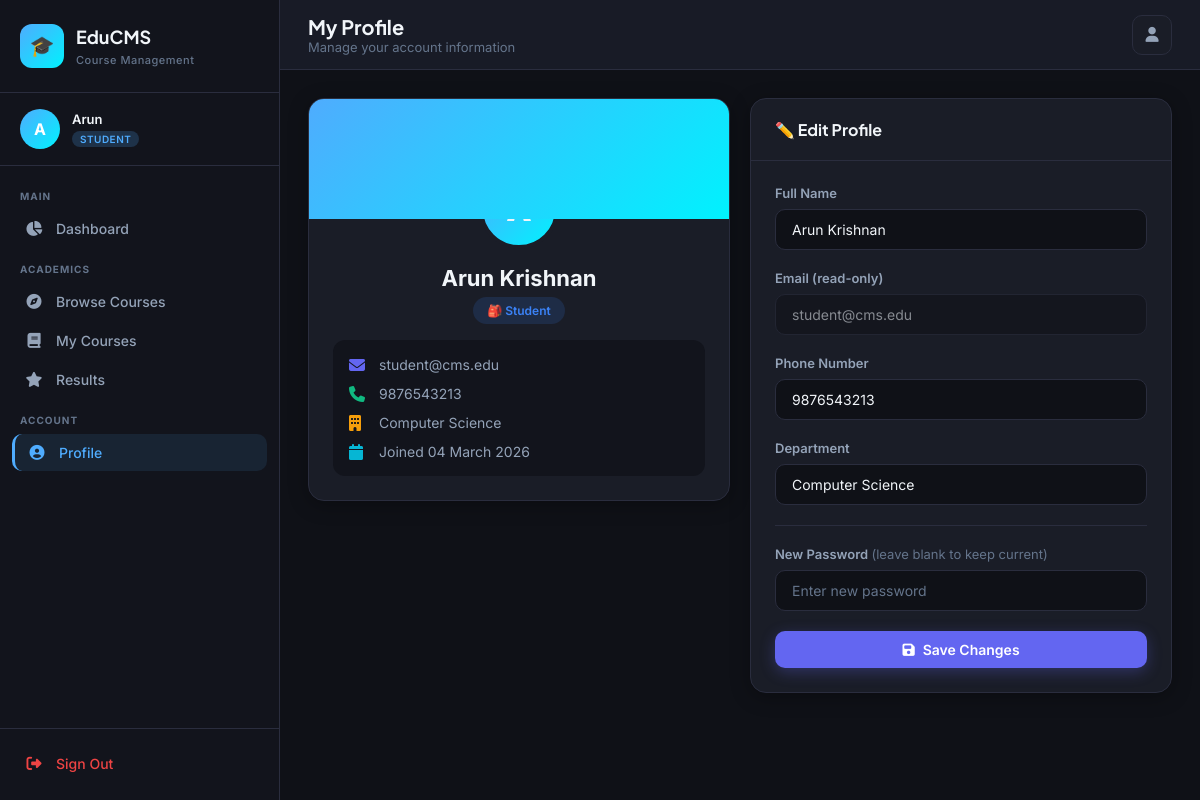
Page /profile (signed in) on the committed database.
### app.py (models this page shows)
class User(UserMixin, db.Model):
    __tablename__ = 'users'
    id = db.Column(db.Integer, primary_key=True)
    name = db.Column(db.String(100), nullable=False)
    email = db.Column(db.String(120), unique=True, nullable=False)
    password = db.Column(db.String(200), nullable=False)
    role = db.Column(db.String(20), nullable=False, default='student')  # admin/faculty/student
    phone = db.Column(db.String(20))
    department = db.Column(db.String(100))
    profile_pic = db.Column(db.String(200), default='default.png')
    is_active_account = db.Column(db.Boolean, default=True)
    created_at = db.Column(db.DateTime, default=datetime.utcnow)
    courses_taught = db.relationship('Course', backref='faculty', lazy=True, foreign_keys='Course.faculty_id')
    enrollments = db.relationship('Enrollment', backref='student', lazy=True, foreign_keys='Enrollment.student_id')

### app.py (the view, shortened to what this page needs)
@app.route('/profile', methods=['GET', 'POST'])
@login_required
def profile():
    return render_template('profile.html')

### app.py (called while the page is built)
@login_manager.user_loader
def load_user(user_id):
    return User.query.get(int(user_id))

@app.context_processor
def inject_now():
    return {'now': datetime.utcnow().date()}

### templates/profile.html (shortened to what this page needs)
{% extends "base.html" %}
{% block page_title %}My Profile{% endblock %}
{% block page_subtitle %}Manage your account information{% endblock %}
{% block content %}
<div class="grid-2" style="align-items:start">
    <div class="card">
        <div style="height:120px;background:{% if current_user.role == 'admin' %}linear-gradient(135deg,#667eea,#764ba2){% elif current_user.role == 'faculty' %}linear-gradient(135deg,#f093fb,#f5576c){% else %}linear-gradient(135deg,#4facfe,#00f2fe){% endif %};position:relative">
        </div>
        <div class="card-body" style="text-align:center;padding-top:0;margin-top:-50px">
            <div style="width:80px;height:80px;border-radius:50%;border:4px solid #1a1d27;
                background:{% if current_user.role == 'admin' %}linear-gradient(135deg,#667eea,#764ba2){% elif current_user.role == 'faculty' %}linear-gradient(135deg,#f093fb,#f5576c){% else %}linear-gradient(135deg,#4facfe,#00f2fe){% endif %};
                display:flex;align-items:center;justify-content:center;font-size:32px;font-weight:900;margin:0 auto 16px">
                {{ current_user.name[0].upper() }}
            </div>
            <h2 style="font-size:22px;font-weight:700;color:#f1f5f9;margin-bottom:6px">{{ current_user.name }}</h2>
            <div style="margin-bottom:16px">
                <span class="badge badge-{% if current_user.role == 'admin' %}primary{% elif current_user.role == 'faculty' %}warning{% else %}info{% endif %}" style="font-size:12px;padding:6px 14px">
                    {% if current_user.role == 'admin' %}👑 Administrator
                    {% elif current_user.role == 'faculty' %}👨‍🏫 Faculty Member
                    {% else %}🎒 Student
                    {% endif %}
                </span>
            </div>
            <div style="display:flex;flex-direction:column;gap:12px;text-align:left;padding:16px;background:#12141c;border-radius:12px">
                <div style="display:flex;align-items:center;gap:12px">
                    <i class="fas fa-envelope" style="width:18px;color:#6366f1"></i>
                    <span style="font-size:14px;color:#94a3b8">{{ current_user.email }}</span>
                </div>
                {% if current_user.phone %}
                <div style="display:flex;align-items:center;gap:12px">
                    <i class="fas fa-phone" style="width:18px;color:#10b981"></i>
                    <span style="font-size:14px;color:#94a3b8">{{ current_user.phone }}</span>
                </div>
                {% endif %}
                {% if current_user.department %}
                <div style="display:flex;align-items:center;gap:12px">
                    <i class="fas fa-building" style="width:18px;color:#f59e0b"></i>
                    <span style="font-size:14px;color:#94a3b8">{{ current_user.department }}</span>
                </div>
                {% endif %}
                <div style="display:flex;align-items:center;gap:12px">
                    <i class="fas fa-calendar" style="width:18px;color:#06b6d4"></i>
                    <span style="font-size:14px;color:#94a3b8">Joined {{ current_user.created_at.strftime('%d %B %Y') }}</span>
                </div>
            </div>
        </div>
    </div>
    <div class="card">
        <div class="card-header"><span class="card-title">✏️ Edit Profile</span></div>
        <div class="card-body">
            <form method="POST" action="/profile">
                <div class="form-group">
                    <label class="form-label">Full Name</label>
                    <input type="text" name="name" class="form-control" value="{{ current_user.name }}" required>
                </div>
                <div class="form-group">
                    <label class="form-label">Email (read-only)</label>
                    <input type="email" class="form-control" value="{{ current_user.email }}" readonly style="opacity:0.5;cursor:not-allowed">
                </div>
                <div class="form-group">
                    <label class="form-label">Phone Number</label>
                    <input type="text" name="phone" class="form-control" value="{{ current_user.phone or '' }}" placeholder="10-digit number">
                </div>
                <div class="form-group">
                    <label class="form-label">Department</label>
                    <input type="text" name="department" class="form-control" value="{{ current_user.department or '' }}" placeholder="Your department">
                </div>
                <div style="border-top:1px solid #2a2d3e;padding-top:20px;margin-top:4px">
                    <div class="form-group">
                        <label class="form-label">New Password <span style="color:#64748b;font-weight:400">(leave blank to keep current)</span></label>
                        <input type="password" name="new_password" class="form-control" placeholder="Enter new password">
                    </div>
                </div>
                <button type="submit" class="btn btn-primary w-full" style="justify-content:center">
                    <i class="fas fa-save"></i> Save Changes
                </button>
            </form>
        </div>
    </div>
</div>
{% endblock %}

### templates/base.html (shortened to what this page needs)
<!DOCTYPE html>
<html lang="en">
<head>
    <link rel="stylesheet" href="https://cdnjs.cloudflare.com/ajax/libs/font-awesome/6.5.0/css/all.min.css">
</head>
<body>
{% if current_user.is_authenticated %}
<aside class="sidebar" id="sidebar">
    <div class="sidebar-brand">
        <div class="brand-icon">🎓</div>
        <div class="brand-text">
            <h1>EduCMS</h1>
            <span>Course Management</span>
        </div>
    </div>
    <div class="sidebar-user">
        <div class="user-avatar" style="background:
            {% if current_user.role == 'admin' %}var(--admin-gradient)
            {% elif current_user.role == 'faculty' %}var(--faculty-gradient)
            {% else %}var(--student-gradient){% endif %}">
            {{ current_user.name[0].upper() }}
        </div>
        <div class="user-info">
            <h4>{{ current_user.name.split(' ')[0] }}</h4>
            <span class="role-badge badge-{{ current_user.role }}">{{ current_user.role }}</span>
        </div>
    </div>
    <nav class="sidebar-nav">
        {% if current_user.role == 'admin' %}
        <div class="nav-section">
            <div class="nav-section-label">Main</div>
            <a href="/admin/dashboard" class="nav-item {% if request.path == '/admin/dashboard' %}active{% endif %}">
                <i class="fas fa-chart-pie"></i> Dashboard
            </a>
        </div>
        <div class="nav-section">
            <div class="nav-section-label">Management</div>
            <a href="/admin/courses" class="nav-item {% if '/admin/courses' in request.path %}active{% endif %}">
                <i class="fas fa-book-open"></i> Courses
            </a>
            <a href="/admin/users" class="nav-item {% if '/admin/users' in request.path %}active{% endif %}">
                <i class="fas fa-users"></i> Users
            </a>
            <a href="/admin/enrollments" class="nav-item {% if '/admin/enrollments' in request.path %}active{% endif %}">
                <i class="fas fa-user-check"></i> Enrollments
            </a>
        </div>
        <div class="nav-section">
            <div class="nav-section-label">Communication</div>
            <a href="/admin/announcements" class="nav-item {% if '/admin/announcements' in request.path %}active{% endif %}">
                <i class="fas fa-bullhorn"></i> Announcements
            </a>
            <a href="/admin/reports" class="nav-item {% if '/admin/reports' in request.path %}active{% endif %}">
                <i class="fas fa-chart-bar"></i> Reports
            </a>
        </div>
        {% elif current_user.role == 'student' %}
        <div class="nav-section">
            <div class="nav-section-label">Main</div>
            <a href="/student/dashboard" class="nav-item {% if request.path == '/student/dashboard' %}active{% endif %}">
                <i class="fas fa-chart-pie"></i> Dashboard
            </a>
        </div>
        <div class="nav-section">
            <div class="nav-section-label">Academics</div>
            <a href="/student/courses" class="nav-item {% if request.path == '/student/courses' %}active{% endif %}">
                <i class="fas fa-compass"></i> Browse Courses
            </a>
            <a href="/student/my-courses" class="nav-item {% if '/student/my-courses' in request.path %}active{% endif %}">
                <i class="fas fa-book"></i> My Courses
            </a>
            <a href="/student/results" class="nav-item {% if '/student/results' in request.path %}active{% endif %}">
                <i class="fas fa-star"></i> Results
            </a>
        </div>
        {% endif %}
        <div class="nav-section">
            <div class="nav-section-label">Account</div>
            <a href="/profile" class="nav-item {% if request.path == '/profile' %}active{% endif %}">
                <i class="fas fa-user-circle"></i> Profile
            </a>
        </div>
    </nav>
    <div class="sidebar-footer">
        <a href="/logout" class="nav-item" style="color: #ef4444;">
            <i class="fas fa-sign-out-alt"></i> Sign Out
        </a>
    </div>
</aside>
<main class="main-content">
    <header class="header">
        <div class="header-left">
            <div>
                <div class="page-title">{% block page_title %}Dashboard{% endblock %}</div>
                <div class="page-subtitle">{% block page_subtitle %}{% endblock %}</div>
            </div>
        </div>
        <div class="header-right">
            <a href="/profile" class="header-btn" title="Profile">
                <i class="fas fa-user"></i>
            </a>
        </div>
    </header>
    <div class="page-content">
        {% block content %}{% endblock %}
    </div>
</main>
{% else %}
{% block auth_content %}{% endblock %}
{% endif %}
</body>
</html>

### rows in the picture
User: name "A", name "Arun", role "STUDENT", name "Arun Krishnan", email "student@cms.edu", phone "9876543213", department "Computer Science", created_at "04 March 2026"
